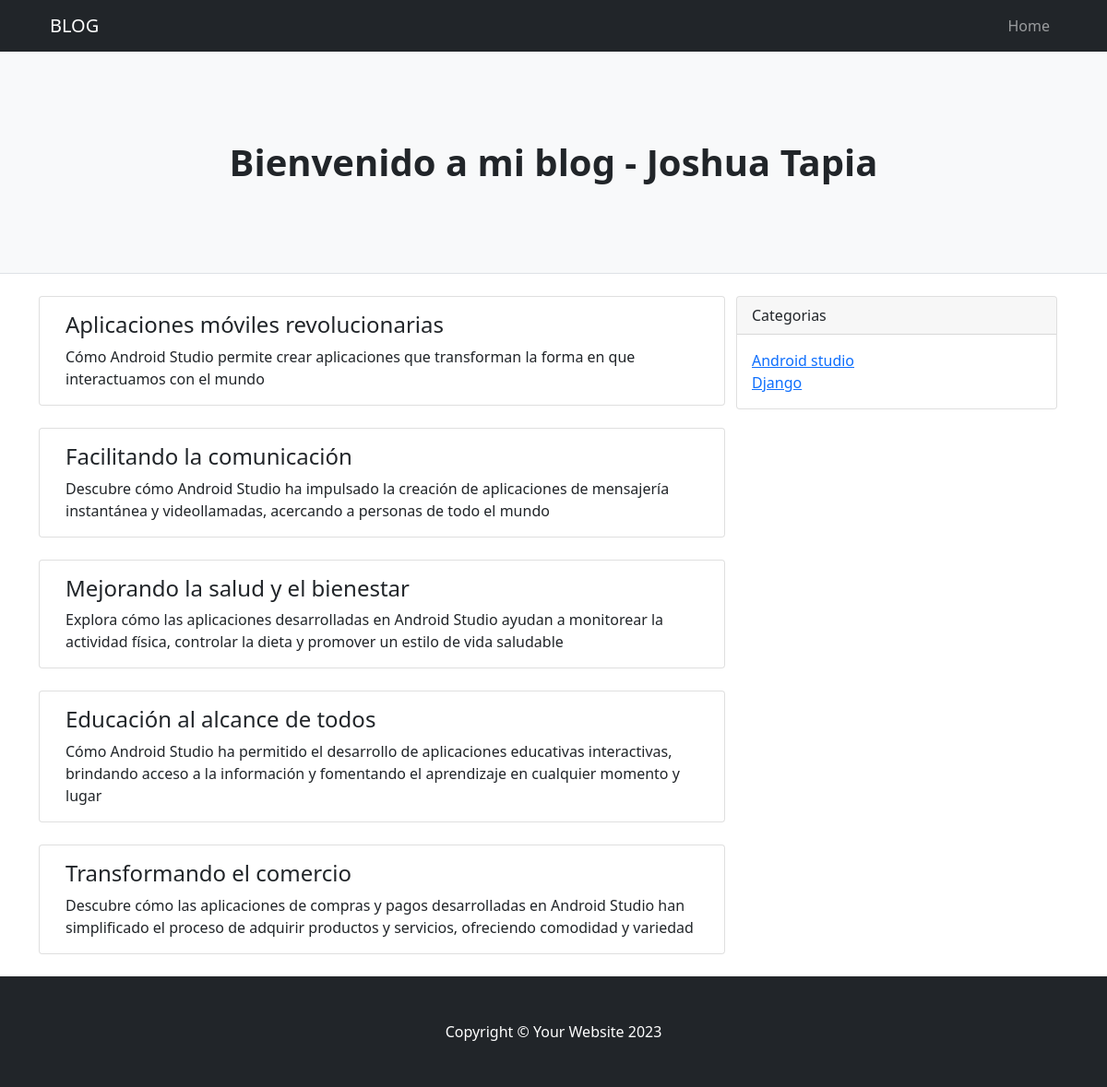
Screenshot of /categoria/3 with the database file from the repository.
### blog/models.py (models this page shows, shortened)
class Post(models.Model):
    categoria = models.ForeignKey(Categoria,on_delete=models.CASCADE)
    titulo = models.CharField(max_length=200)
    descripcion = models.CharField(max_length=200)

class Categoria(models.Model):
    nombre = models.CharField(max_length=200)
    pub_date = models.DateTimeField('fecha de registro',auto_now=True)

### blog/views.py (the view)
# urls.py: path('categoria/<int:categoria_id>', views.categoria ),
def categoria(request, categoria_id):
    categoria = Categoria.objects.get(pk=categoria_id)
    post_list = categoria.post_set.all()
    categories_list = Categoria.objects.all()
    context = {
        'post_list' : post_list ,
        'categories_list': categories_list,
        'categoria':categoria
    }
    return render(request,'index.html',context)

### blog/templates/index.html (shortened to what this page needs)
{% load static %}
<!DOCTYPE html>
<html lang="en">
    <head>
        <link href="{% static 'vendor/bootstrap/css/bootstrap.min.css' %}" rel="stylesheet">
    <link href="{% static 'css/styles.css' %}" rel="stylesheet">
    </head>
    <body>
        <nav class="navbar navbar-expand-lg navbar-dark bg-dark">
            <div class="container">
                <a class="navbar-brand" href="#!">BLOG</a>
                <div class="collapse navbar-collapse" id="navbarSupportedContent">
                    <ul class="navbar-nav ms-auto mb-2 mb-lg-0">
                        <li class="nav-item"><a class="nav-link" href="#">Home</a></li>
                    </ul>
                </div>
            </div>
        </nav>
        <header class="py-5 bg-light border-bottom mb-4">
            <div class="container">
                <div class="text-center my-5">
                    <h1 class="fw-bolder">Bienvenido a mi blog - Joshua Tapia</h1>
                </div>
            </div>
        </header>
        <div class="container">
            <div class="row">
                <div class="col-lg-8">
                    <div class="row">
                            {% for post in post_list %}
                            <div class="card mb-4">
                                <div class="card-body">
                                    <h2 class="card-title h4">{{ post.titulo}}</h2>
                                    <p class="card-text">{{ post.descripcion}}</p>
                                </div>
                            </div>
                            {% endfor %}
                    </div>
                </div>
                <div class="col-lg-4">
                    <div class="card mb-4">
                        <div class="card-header">Categorias</div>
                        <div class="card-body">
                            <div class="row">
                                <div class="col-sm-6">
                                    <ul class="list-unstyled mb-0">
                                        {% for cat in categories_list %}
                                        <li><a href="/categoria/{{ cat.id }}"">{{ cat.nombre }}</a></li>
                                        {% endfor %}
                                    </ul>
                                </div>
                            </div>
                        </div>
                    </div>
                </div>
            </div>
        </div>
        <footer class="py-5 bg-dark">
            <div class="container"><p class="m-0 text-center text-white">Copyright &copy; Your Website 2023</p></div>
        </footer>
    </body>
</html>

### rows the page displays
Post: titulo "Aplicaciones móviles revolucionarias", descripcion "Cómo Android Studio permite crear aplicaciones que transforman la forma en que interactuamos con el mundo"
Post: titulo "Facilitando la comunicación", descripcion "Descubre cómo Android Studio ha impulsado la creación de aplicaciones de mensajería instantánea y videollamadas, acercando a personas de todo el mundo"
Post: titulo "Mejorando la salud y el bienestar", descripcion "Explora cómo las aplicaciones desarrolladas en Android Studio ayudan a monitorear la actividad física, controlar la dieta y promover un estilo de vida saludable"
Post: titulo "Educación al alcance de todos", descripcion "Cómo Android Studio ha permitido el desarrollo de aplicaciones educativas interactivas, brindando acceso a la información y fomentando el aprendizaje en cualquier momento y lugar"
Post: titulo "Transformando el comercio", descripcion "Descubre cómo las aplicaciones de compras y pagos desarrolladas en Android Studio han simplificado el proceso de adquirir productos y servicios, ofreciendo comodidad y variedad"
Categoria: nombre "Android studio"
Categoria: nombre "Django"
